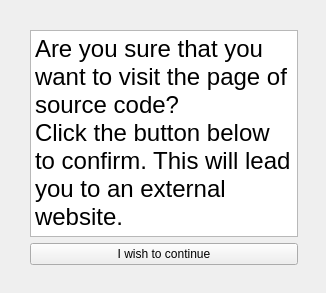
<?xml version="1.0" encoding="UTF-8"?>
<ui version="4.0">
 <class>Form</class>
 <widget class="QWidget" name="Form">
  <property name="geometry">
   <rect>
    <x>0</x>
    <y>0</y>
    <width>326</width>
    <height>293</height>
   </rect>
  </property>
  <property name="windowTitle">
   <string>Form</string>
  </property>
  <widget class="QWidget" name="">
   <property name="geometry">
    <rect>
     <x>30</x>
     <y>30</y>
     <width>268</width>
     <height>235</height>
    </rect>
   </property>
   <layout class="QVBoxLayout" name="verticalLayout">
    <item>
     <widget class="QTextBrowser" name="textBrowser">
      <property name="html">
       <string>&lt;!DOCTYPE HTML PUBLIC &quot;-//W3C//DTD HTML 4.0//EN&quot; &quot;http://www.w3.org/TR/REC-html40/strict.dtd&quot;&gt;
&lt;html&gt;&lt;head&gt;&lt;meta name=&quot;qrichtext&quot; content=&quot;1&quot; /&gt;&lt;style type=&quot;text/css&quot;&gt;
p, li { white-space: pre-wrap; }
&lt;/style&gt;&lt;/head&gt;&lt;body style=&quot; font-family:'.AppleSystemUIFont'; font-size:13pt; font-weight:400; font-style:normal;&quot;&gt;
&lt;p style=&quot; margin-top:0px; margin-bottom:0px; margin-left:0px; margin-right:0px; -qt-block-indent:0; text-indent:0px;&quot;&gt;&lt;span style=&quot; font-size:18pt;&quot;&gt;Are you sure that you want to visit the page of source code?&lt;/span&gt;&lt;/p&gt;
&lt;p style=&quot; margin-top:0px; margin-bottom:0px; margin-left:0px; margin-right:0px; -qt-block-indent:0; text-indent:0px;&quot;&gt;&lt;span style=&quot; font-size:18pt;&quot;&gt;Click the button below to confirm. This will lead you to an external website.&lt;/span&gt;&lt;/p&gt;&lt;/body&gt;&lt;/html&gt;</string>
      </property>
     </widget>
    </item>
    <item>
     <widget class="QPushButton" name="pushButton_2">
      <property name="text">
       <string>I wish to continue</string>
      </property>
     </widget>
    </item>
   </layout>
  </widget>
 </widget>
 <resources/>
 <connections/>
</ui>
